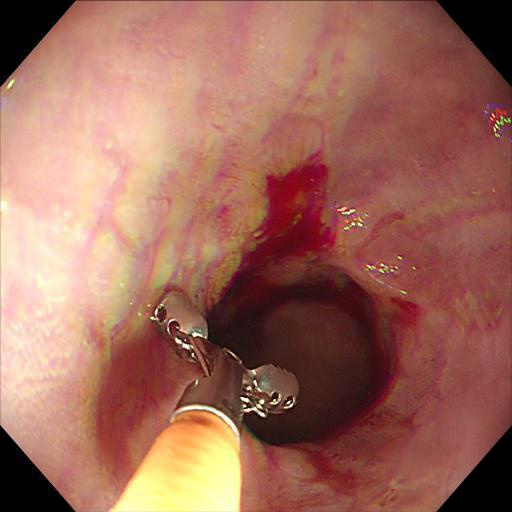
#> input picture balanceoDM/300x300/NO/00021_batch2.-0.jpg, 512 x 512 px; its folder holds only this picture in this run
$ python caracteristicasDM.py   (older library calls are emulated)
#> lines starting #> are read from the running program, lines starting #| are printed output that depends on the picture
# -*- coding: utf-8 -*-
"""
Created on Sat Aug 24 18:44:06 2019

@author: Nataly
"""


import cv2
import numpy as np
import glob
from skimage.feature import greycomatrix, greycoprops
import skimage.feature
from scipy.stats import kurtosis
import statistics as stats
import pywt
import pywt.data
from scipy import ndimage as nd
from skimage import data
from skimage.util import img_as_float
from skimage.filters import gabor_kernel
from scipy.linalg import hadamard
from numpy.linalg import norm
from scipy.stats import linregress
import math
import pylab as py

import sys
sys.path.insert(1,'C:/Users/Nataly/Documents/Trabajo-de-grado_Artefactos/funciones')
from yolovoc import yolo2voc
from readboxes import read_boxes
from rOI import ROI
from ventaneo import ventaneoo
from agregaceros import agregarceros
from filtromedianaa import filtromediana
import pywt
import pywt.data
from numpy import linalg as LA
from scipy.stats import skew
from scipy.stats import kurtosis
from scipy import stats
from skimage.measure import compare_ssim as ssim
from skimage.filters.rank import median
from skimage.morphology import disk

def Fourier(inA):
    f = np.fft.fft2(inA)
    fshift = np.fft.fftshift(f)
    fourier = 20*np.log(np.abs(fshift))
    fourier=fourier.astype(np.uint8)
    return fourier
def DFT(img):
    f = np.fft.fft2(img)
    fshift = np.fft.fftshift(f)
    rows, cols = img.shape
    crow,ccol = int(rows/2) , int(cols/2)
    print(rows,cols,crow,ccol)
    fshift[crow-30:crow+30, ccol-30:ccol+30] = 0
    f_ishift = np.fft.ifftshift(fshift)
    img_back = np.fft.ifft2(f_ishift)
    img_back = np.abs(img_back)
    return img_back

def GLCM (imA):
    a=int(np.max(imA))
    g = skimage.feature.greycomatrix(imA, [1], [0], levels=a+1, symmetric=False, normed=True)
    contraste=skimage.feature.greycoprops(g, 'contrast')[0][0]
    energia=skimage.feature.greycoprops(g, 'energy')[0][0]
    homogeneidad=skimage.feature.greycoprops(g, 'homogeneity')[0][0]
    correlacion=skimage.feature.greycoprops(g, 'correlation')[0][0]
    disimi= greycoprops(g, 'dissimilarity')
    ASM= greycoprops(g, 'ASM')
    entropia=skimage.measure.shannon_entropy(g)
    return g,contraste,energia,homogeneidad, correlacion, disimi, ASM,entropia

def azimuthalAverage(image, center=None):
    # Calculate the indices from the image
    y, x = np.indices(image.shape)

    if not center:
        center = np.array([(x.max()-x.min())/2.0, (y.max()-y.min())/2.0])

    r = np.hypot(x - center[0], y - center[1])

    # Get sorted radii
    ind = np.argsort(r.flat)
    r_sorted = r.flat[ind]
    i_sorted = image.flat[ind]

    # Get the integer part of the radii (bin size = 1)
    r_int = r_sorted.astype(int)

    # Find all pixels that fall within each radial bin.
    deltar = r_int[1:] - r_int[:-1]  # Assumes all radii represented
    rind = np.where(deltar)[0]       # location of changed radius
    nr = rind[1:] - rind[:-1]        # number of radius bin

    # Cumulative sum to figure out sums for each radius bin
    csim = np.cumsum(i_sorted, dtype=float)
    tbin = csim[rind[1:]] - csim[rind[:-1]]

    radial_prof = tbin / nr

    return radial_prof

def SingularValueFeature(A):
    #import numpy.linalg as svd
    k,k1=A.shape
    U,s,V=np.linalg.svd(A,full_matrices=False)
    #print(U.shape,s.shape,V.shape)
    reconst_matrix=np.dot(U[:,:k],np.dot(np.diag(s[:k]),V[:k,:]))
    return  reconst_matrix,s
def HOP(image):
    import matplotlib.pyplot as plt
    from skimage.feature import hog
    from skimage import data, exposure
    #image = data.astronaut()
    fd, hog_image = hog(image, orientations=8, pixels_per_cell=(16, 16),
                        cells_per_block=(1, 1), visualize=True, multichannel=True)
    hog_image_rescaled = exposure.rescale_intensity(hog_image, in_range=(0, 10))
    return hog_image_rescaled

def find_nearest(array,value):
    idx = (np.abs(array-value)).argmin()
    return array[idx]

def L2norm2images(aa,bb,pp,LH,LL):
    su=0
    sur=0
    p=pp
    for f in range(aa):
        for c in range(bb):
            sur=abs(LH[f,c]**(p))+sur
            su=abs(LL[f,c]**(p))+su
    sur=sur**(1/p)
    su=su**(1/p)
    beta1=sur/su
    dif=su-sur
    return beta1,dif

def mse(imageA, imageB):
	err = np.sum((imageA.astype("float") - imageB.astype("float")) ** 2)
	err /= float(imageA.shape[0] * imageA.shape[1])
	return err

contrastTF=[]
energiTF=[]
homogeneiTF=[]
correlaciTF=[]
disiTF=[]
ASTF=[]
entropTF=[]

contrastDFT=[]
energiDFT=[]
homogeneiDFT=[]
correlaciDFT=[]
disiDFT=[]
ASDFT=[]
entropDFT=[]

contrast=[]
energi=[]
homogenei=[]
correlaci=[]
disi=[]
AS=[]
entrop=[]


l2waveletLL=[]
l2waveletLH=[]
l2waveletHL=[]
l2waveletHH=[]
l2altas=[]
l2bajas=[]
difwaveletLH=[]
difwaveletHL=[]
difwaveletHH=[]
mediaLL=[]
mediaLH=[]
mediaHL=[]
mediaHH=[]
mediaaltas=[]
mediabajas=[]
varLL=[]
varLH=[]
varHL=[]
varHH=[]
varbajas=[]
varaltas=[]
entropiaLL=[]
entropiaLH=[]
entropiaHL=[]
entropiaHH=[]
entropiabajas=[]
entropiaaltas=[]


beta=[]
sumas=[]
media=[]
mediana=[]
destan=[]
var=[]
l2=[]


varlaplacianargb=[]
varlaplacianaV=[]

betaHOP=[]
sumasHOP=[]
mediaHOP=[]
medianaHOP=[]
destanHOP=[]
varHOP=[]
l2HOP=[]


valorintensidadHFOUR=[]
valorpicoHFOUR=[]
sumasHFOUR=[]
mediaHFOUR=[]
medianaHFOUR=[]
destanHFOUR=[]
varHFOUR=[]
asimetriaHFOUR=[]
kurtosHFOUR=[]
betadmHFOUR=[]


valorintensidadHDFT=[]
valorpicoHDFT=[]
sumasHDFT=[]
mediaHDFT=[]
medianaHDFT=[]
destanHDFT=[]
varHDFT=[]
asimetriaHDFT=[]
kurtosHDFT=[]
betadmHDFT=[]


valorintensidadEDFT=[]
#valorpicoEDFT=[]
sumasEDFT=[]
mediaEDFT=[]
medianaEDFT=[]
destanEDFT=[]
varEDFT=[]
betadmEDFT=[]
asimetriaEDFT=[]
kurtosEDFT=[]
pendientereEDFT=[]
maxderivadaEDFT=[]


betaDWHT=[]
DiferenciaDWHT=[]
errorCuadraticoDWHT=[]
sSIMDWHT=[]


betanor=[]
Diferencianor=[]
errorCuadraticonor=[]
sSIMnor=[]
import matplotlib.pyplot as plt

for imgfile in glob.glob("*.jpg"):
    im = cv2.imread(imgfile)
#> im is the input picture: shape (512, 512, 3); mean B, G, R 91, 106.2, 159.4
    aa,bb,c = im.shape
    croppedrgb=im
    im=cv2.normalize(im, None, 0, 255, norm_type=cv2.NORM_MINMAX, dtype=cv2.CV_8UC3)
    croppedrgb=im.copy()
    HSV=cv2.cvtColor(im,cv2.COLOR_RGB2HSV)
#> HSV: shape (512, 512, 3); mean H, S, V 109, 116.8, 159.4
    H,S,cropped=cv2.split(HSV)
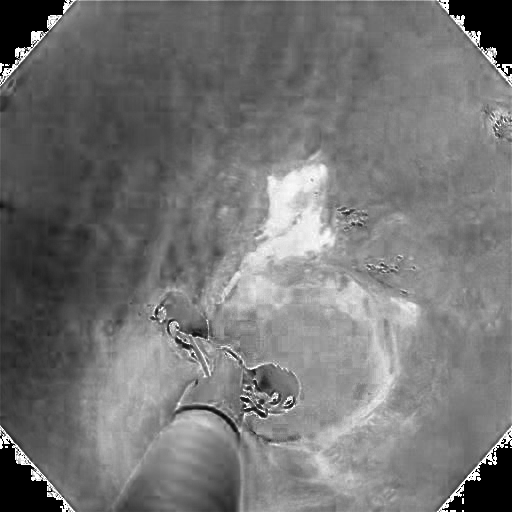
#> S: shape (512, 512); min 0, max 255, mean 116.8
#    plt.imshow(cropped,'Greys')
#    plt.show()
    """TF"""
    cropFou=Fourier(cropped)
#> in Fourier, `fourier=fourier.astype(np.uint8)`:
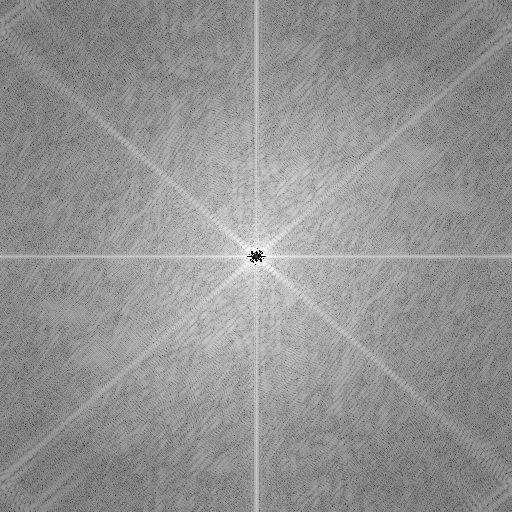
#> fourier: shape (512, 512); min 0, max 255, mean 147.4
    g,contraste,energia,homogeneidad, correlacion, disimi, ASM,entropia=GLCM(cropFou)
#> in GLCM, `a=int(np.max(imA))`: a = 255
#> in GLCM, `contraste=skimage.feature.greycoprops(g, 'contrast')[0][0]`: contraste = 305
#> in GLCM, `energia=skimage.feature.greycoprops(g, 'energy')[0][0]`: energia = 0.0167
#> in GLCM, `homogeneidad=skimage.feature.greycoprops(g, 'homogeneity')[0][0]`: homogeneidad = 0.0833
#> in GLCM, `correlacion=skimage.feature.greycoprops(g, 'correlation')[0][0]`: correlacion = 0.701
#> in GLCM, `disimi= greycoprops(g, 'dissimilarity')`: disimi = [12.91]
#> in GLCM, `ASM= greycoprops(g, 'ASM')`: ASM = [0.000279]
#> in GLCM, `entropia=skimage.measure.shannon_entropy(g)`: entropia = 1.69
#> contraste = 305; energia = 0.0167; homogeneidad = 0.0833; correlacion = 0.701; disimi = [12.91]; ASM = [0.000279]; entropia = 1.69
    contrastTF.append(contraste)
    energiTF.append(energia)
    homogeneiTF.append(homogeneidad)
    correlaciTF.append(correlacion)
    disiTF.append(disimi)
    ASTF.append(ASM)
    entropTF.append(entropia)
    """DF"""
    cropFou2=DFT(cropped)
#| 512 512 256 256
    cropFou2= cropFou2.astype(np.uint8)
#    plt.imshow(cropFou2)
#    plt.show()
    g2,contraste2,energia2,homogeneidad2, correlacion2, disimi2, ASM2,entropia2=GLCM(cropFou2)
#> contraste2 = 27.96; energia2 = 0.169; homogeneidad2 = 0.48; correlacion2 = 0.805; disimi2 = [2.25]; ASM2 = [0.0285]; entropia2 = 1.21
    contrastDFT.append(contraste2)
    energiDFT.append(energia2)
    homogeneiDFT.append(homogeneidad2)
    correlaciDFT.append(correlacion2)
    disiDFT.append(disimi2)
    ASDFT.append(ASM2)
    entropDFT.append(entropia2)
    """ Sin"""
    cropSinFou=cropped.copy()
    g3,contraste3,energia3,homogeneidad3, correlacion3, disimi3, ASM3,entropia3=GLCM(cropSinFou)
#> contraste3 = 50.81; energia3 = 0.0536; homogeneidad3 = 0.446; correlacion3 = 0.994; disimi3 = [2.71]; ASM3 = [0.00288]; entropia3 = 1.34
    contrast.append(contraste3)
    energi.append(energia3)
    homogenei.append(homogeneidad3)
    correlaci.append(correlacion3)
    disi.append(disimi3)
    AS.append(ASM3)
    entrop.append(entropia3)
    """Wavelet"""
    coeffs2 = pywt.dwt2(cropped, 'bior1.3')
    LL, (LH, HL, HH) = coeffs2
    bajasfrec=LL.copy()
    altasfrec=LH+HL+HH
    l2waveletLL.append(LA.norm(LL))
    l2waveletLH.append(LA.norm(LH))
    l2waveletHL.append(LA.norm(HL))
    l2waveletHH.append(LA.norm(HH))
    l2altas.append(LA.norm(altasfrec))
    l2bajas.append(LA.norm(bajasfrec))
    pp=2
    aal,bbl=LL.shape
    beta1,dif=L2norm2images(aal,bbl,pp,LH,LL)
#> after the loop in L2norm2images, `for f in range(aa):`: su = 7.86e+09; sur = 3983969.5
#> in L2norm2images, `sur=sur**(1/p)`: sur = 1996
#> in L2norm2images, `su=su**(1/p)`: su = 88634.1
#> in L2norm2images, `beta1=sur/su`: beta1 = 0.0225
#> in L2norm2images, `dif=su-sur`: dif = 86638.1
#> beta1 = 0.0225; dif = 86638.1
    difwaveletLH.append(dif)
    beta2,dif2=L2norm2images(aal,bbl,pp,HL,LL)
#> beta2 = 0.0204; dif2 = 86827.3
    difwaveletHL.append(dif2)
    beta3,dif3=L2norm2images(aal,bbl,pp,HH,LL)
#> beta3 = 0.00862; dif3 = 87870
    difwaveletHH.append(dif3)
    mediaLL.append(np.mean(LL))
    mediaLH.append(np.mean(LH))
    mediaHL.append(np.mean(HL))
    mediaHH.append(np.mean(HH))
    mediaaltas.append(np.mean(altasfrec))
    mediabajas.append(np.mean(bajasfrec))
    varLL.append(np.var(LL))
    varLH.append(np.var(LH))
    varHL.append(np.var(HL))
    varHH.append(np.var(HH))
    varbajas.append(np.var(bajasfrec))
    varaltas.append(np.var(altasfrec))
    entropiaLL.append(skimage.measure.shannon_entropy(LL))
    entropiaLH.append(skimage.measure.shannon_entropy(LH))
    entropiaHL.append(skimage.measure.shannon_entropy(HL))
    entropiaHH.append(skimage.measure.shannon_entropy(HH))
    entropiaaltas.append(skimage.measure.shannon_entropy(altasfrec))
    entropiabajas.append(skimage.measure.shannon_entropy(bajasfrec))

    """SVD"""
    B,T=SingularValueFeature(cropped)
#> in SingularValueFeature, `U,s,V=np.linalg.svd(A,full_matrices=False)`:
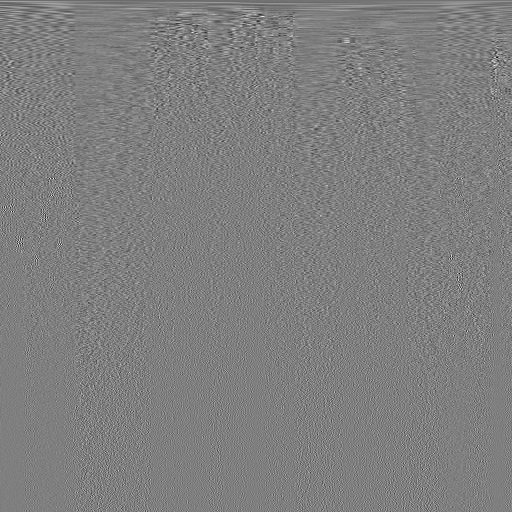
#> V: shape (512, 512) float64; min -0.373, max 0.374, mean -7.33e-05; drawn with min black and max white
#> in SingularValueFeature, `U,s,V=np.linalg.svd(A,full_matrices=False)`: s = 512 values, max 84517.7 at index 0, min 0.00219 at index 511, mean 394.4
#> T has the same summary as s in SingularValueFeature
    T=T.tolist()
    u=np.max(T)
#> u = 84517.7
    TT= T.index(u)
#> TT = 0
    if TT==0:
       betadm=T[TT]/sum(T)
#> betadm = 0.419
    else:
        betadm=sum(T[0:TT])/sum(T)
    beta.append(betadm)
    sumas.append(sum(T))
    media.append(np.mean(T))
    mediana.append(np.median(T))
    destan.append(np.std(T))
    var.append(np.var(T))
    l2.append(LA.norm(T))
    """ Varianza Lap"""
    varlaplacianargb.append(cv2.Laplacian(croppedrgb, cv2.CV_64F).var())
    varlaplacianaV.append(cv2.Laplacian(cropped, cv2.CV_64F).var())
    """ HOP"""
    gradiente=HOP(croppedrgb)
#> in HOP, `fd, hog_image = hog(image, orientations=8, pixels_per_cell=(16, 16), c..`:
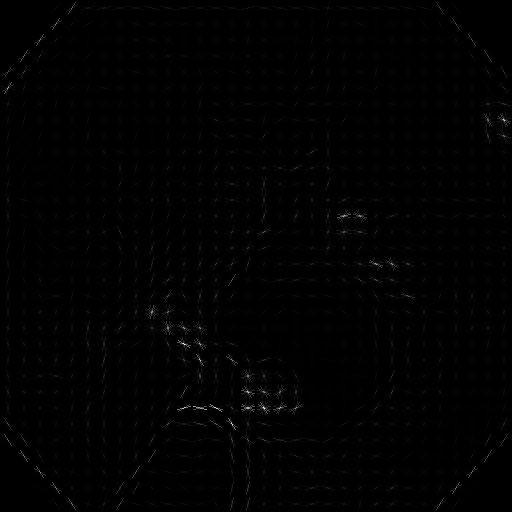
#> hog_image: shape (512, 512) float64; min 0, max 68.08, mean 0.5; drawn with min black and max white
#> in HOP, `fd, hog_image = hog(image, orientations=8, pixels_per_cell=(16, 16), c..`: fd = 8192 values, max 1 at index 238, min 0 at index 0, mean 0.331
#> in HOP, `hog_image_rescaled = exposure.rescale_intensity(hog_image, in_range=(0..`:
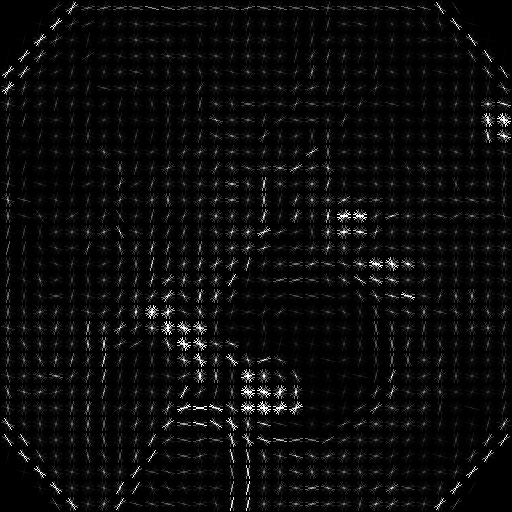
#> hog_image_rescaled: shape (512, 512) float64; min 0, max 1, mean 0.0439
    TT=gradiente.tolist()
#> TT = 512 items
    uu=np.max(TT)
#> uu = 1
    sumasHOP.append(sum(gradiente))
    mediaHOP.append(np.mean(gradiente))
    medianaHOP.append(np.median(gradiente))
    destanHOP.append(np.std(gradiente))
    varHOP.append(np.var(gradiente))
    l2HOP.append(LA.norm(gradiente))

    """ Histograma FOURIER"""
    #FT
    croppedHOUR=Fourier(cropped)
    hist = cv2.calcHist([croppedHOUR],[0],None,[256],[0,255])
#> hist = 256 values, max 5628 at index 142, min 0 at index 11, mean 1024
    hisa=hist.copy()
#> hisa has the same summary as hist
    hist=hist.tolist()
#> hist = 256 items, first 6: [4], [10], [4], [10], [2], [6]
    uHOUR=np.max(hist)
#> uHOUR = 5628
    hi=hist.index( uHOUR)
#> hi = 142
    valorintensidadHFOUR.append(hi)
    valorpicoHFOUR.append(hisa[hi])
    if hi==0:
       betadmHFOUR.append(hisa[hi]/sum(hisa))
    else:
        betadmHFOUR.append(sum(hisa[0:hi])/sum(hisa))
    asimetriaHFOUR.append(skew(hisa))
    kurtosHFOUR.append(kurtosis(hisa))
    sumasHFOUR.append(sum(hisa))
    mediaHFOUR.append(np.mean(hisa))
    medianaHFOUR.append(np.median(hisa))
    destanHFOUR.append(np.std(hisa))
    varHFOUR.append(np.var(hisa))
    #dft
    croppedHDFT=DFT(cropped)
#| 512 512 256 256
    croppedHDFT=croppedHDFT.astype(np.uint8)
    histDFT = cv2.calcHist([croppedHDFT],[0],None,[256],[0,255])
#> histDFT = 256 values, max 57892 at index 1, min 0 at index 141, mean 1024
    hisaDFT=histDFT.copy()
#> hisaDFT has the same summary as histDFT
    histDFT=histDFT.tolist()
#> histDFT = 256 items, first 6: [40078], [57892], [44282], [31309], [22086], [15199]
    uDFT=np.max(histDFT)
#> uDFT = 57892
    hiDFT=histDFT.index(uDFT)
#> hiDFT = 1
    valorintensidadHDFT.append(hiDFT)
    valorpicoHDFT.append(hisaDFT[hiDFT])
    if hiDFT==0:
       betadmHDFT.append(hisaDFT[hiDFT]/sum(hisaDFT))
    else:
        betadmHDFT.append(sum(hisaDFT[0:hiDFT])/sum(hisaDFT))
    asimetriaHDFT.append(skew(hisaDFT))
    kurtosHDFT.append(kurtosis(hisaDFT))
    sumasHDFT.append(sum(hisaDFT))
    mediaHDFT.append(np.mean(hisaDFT))
    medianaHDFT.append(np.median(hisaDFT))
    destanHDFT.append(np.std(hisaDFT))
    varHDFT.append(np.var(hisaDFT))

    """ Especro de poencias"""
    img_backc=DFT(cropped)
#| 512 512 256 256
    jc=azimuthalAverage(img_backc)
#> in azimuthalAverage, `tbin = csim[rind[1:]] - csim[rind[:-1]]`: tbin = 360 values, max 13319.9 at index 254, min 9.09 at index 359, mean 3581.6
#> in azimuthalAverage, `radial_prof = tbin / nr`: radial_prof = 360 values, max 25.4 at index 304, min 0.994 at index 353, mean 4.93
#> jc has the same summary as radial_prof in azimuthalAverage
    mediaEDFT.append(np.mean(jc))
    medianaEDFT.append(np.median(jc))
    destanEDFT.append(np.std(jc))
    varEDFT.append(np.var(jc))
    asimetriaEDFT.append(skew(jc))
    kurtosEDFT.append(kurtosis(jc))
    gradientec=np.gradient(jc)
#> gradientec = 360 values, max 5.05 at index 300, min -4.65 at index 306, mean -0.00457
    alfapma=np.max(gradientec)
#> alfapma = 5.05
    xsc=np.arange(len(jc))
#> xsc = 360 values from 0 to 359
    slopec = linregress(xsc, jc)[0]  # slope in units of y / x
#> slopec = 0.00175
    slope_anglec = math.atan(slopec)  # slope angle in radians
#> slope_anglec = 0.00175
    alfap = math.degrees(slope_anglec)
#> alfap = 0.1
    pendientereEDFT.append(alfap)
    maxderivadaEDFT.append(alfapma)


    """ DWHTs"""
    tamañoa1A=2**5
    tamañoa1B=2**5
    HN=hadamard(tamañoa1A, dtype=complex).real
    HT=np.transpose(HN)
    aaa = cv2.resize(cropped,( tamañoa1A, tamañoa1B))
    WHT=HN*aaa
    bbb = cv2.GaussianBlur(aaa,(5,5),2.5)
    WHTr=HT*bbb
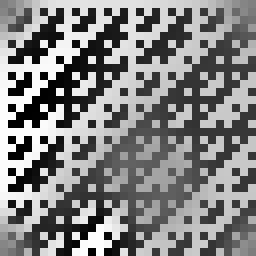
#> WHTr: shape (32, 32) float64 (shown 8 times larger); min -254, max 255, mean 7.5; drawn with min black and max white
    p1=0.76
    beta1W,difW=L2norm2images(tamañoa1A,tamañoa1B,p1,WHTr,WHT)
#> beta1W = nan; difW = nan
    betaDWHT.append(beta1W)
    DiferenciaDWHT.append(difW)
    errorCuadraticoDWHT.append(mse(WHTr,WHT))
#> in mse, `err = np.sum((imageA.astype("float") - imageB.astype("float")) ** 2)`: err = 431704
#> in mse, `err /= float(imageA.shape[0] * imageA.shape[1])`: err = 421.6
    sSIMDWHT.append(ssim(WHTr,WHT))
    """ sin DWTs"""
    aa4=cropped.copy()
#    bb = cv2.GaussianBlur(aa,(5,5),2.5)
    bb4=median(aa4, disk(20))
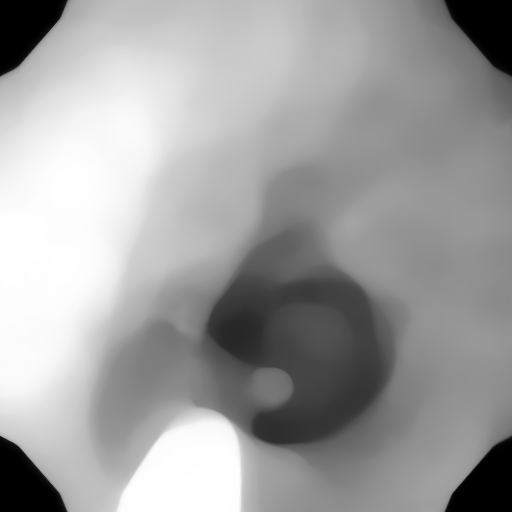
#> bb4: shape (512, 512); min 0, max 255, mean 159.9
    beta1nor,difnor=L2norm2images(aa,bb,p1,bb4,aa4)
#> beta1nor = 1; difnor = -9074076.9
    betanor.append(beta1nor)
    Diferencianor.append(difnor)
    errorCuadraticonor.append(mse(bb4,aa4))
    sSIMnor.append(ssim(bb4,aa4))

#%%
import pandas as pd
datos = {'ContrasteTF':contrastTF,
         'Energia':energiTF,
         'Homogeneidad':homogeneiTF,
         'Correlación':correlaciTF,
         'Disimilitud':disiTF,
         'ASM':ASTF,
         'Entropia':entropTF,
         'ContrasteDFT':contrastDFT,
         'EnergiaDFT':energiDFT,
         'HomogeneidadDFT':homogeneiDFT,
         'CorrelaciónDFT':correlaciDFT,
         'DisimilitudDFT':disiDFT,
         'ASMDFT':ASDFT,
         'EntropiaDFT':entropDFT,
         'ContrasteSF':contrast,
         'EnergiaSF':energi,
         'HomogeneidadSF':homogenei,
         'CorrelaciónSF':correlaci,
         'DisimilitudSF':disi,
         'ASMSF':AS,
         'EntropiaSF':entrop,
         'l2waveletLL':l2waveletLL,
         'l2waveletLH':l2waveletLH,
         'l2waveletHL':l2waveletHL,
         'l2waveletHH':l2waveletHH,
         'l2altas':l2altas,
         'l2bajas':l2bajas,
         'difwaveletLH':difwaveletLH,
         'difwaveletHL':difwaveletHL,
         'difwaveletHH':difwaveletHH,
         'mediaLL':mediaLL,
         'mediaLH':mediaLH,
         'mediaHL':mediaHL,
         'mediaHH':mediaHH,
         'mediaaltas':mediaaltas,
         'mediabajas':mediabajas,
         'varLL':varLL,
         'varLH':varLH,
         'varHL':varHL,
         'varHH':varHH,
         'varbajas':varbajas,
         'varaltas':varaltas,
         'entropiaLL':entropiaLL,
         'entropiaLH':entropiaLH,
         'entropiaHL':entropiaHL,
         'entropiaHH':entropiaHH,
         'entropiabajas':entropiabajas,
         'entropiaaltas':entropiaaltas,
         'beta':beta,
         'sumas':sumas,
         'media':media,
         'mediana':mediana,
         'destan':destan,
         'var':var,
         'l2':l2,
         'varlaplacianargb':varlaplacianargb,
         'varlaplacianaV':varlaplacianaV,
#         'betaHOP':betaHOP,
         'sumasHOP':sumasHOP,
         'mediaHOP':mediaHOP,
         'medianaHOP':medianaHOP,
         'destanHOP':destanHOP,
         'varHOP':varHOP,
         'l2HOP':l2HOP,
         'valorintensidadHFOUR':valorintensidadHFOUR,
         'valorpicoHFOUR':valorpicoHFOUR,
         'sumasHFOUR':sumasHFOUR,
         'mediaHFOUR':mediaHFOUR,
         'medianaHFOUR':medianaHFOUR,
         'destanHFOUR':destanHFOUR,
         'varHFOUR':varHFOUR,
         'asimetriaHFOUR':asimetriaHFOUR,
         'kurtosHFOUR':kurtosHFOUR,
         'betadmHFOUR':betadmHFOUR,
         'valorintensidadHDFT':valorintensidadHDFT,
         'valorpicoHDFT':valorpicoHDFT,
         'sumasHDFT':sumasHDFT,
         'mediaHDFT':mediaHDFT,
         'medianaHDFT':medianaHDFT,
         'destanHDFT':destanHDFT,
         'varHDFT':varHDFT,
         'asimetriaHDFT':asimetriaHDFT,
         'kurtosHDFT':kurtosHDFT,
         'betadmHDFT':betadmHDFT,
#         'valorintensidadEDFT':valorintensidadEDFT,
#         'valorpicoEDFT':valorpicoEDFT,
#         'sumasEDFT':sumasEDFT,
         'mediaEDFT':mediaEDFT,
         'medianaEDFT':medianaEDFT,
         'destanEDFT':destanEDFT,
         'varEDFT':varEDFT,
#         'betadmEDFT': betadmEDFT,
         'asimetriaEDFT':asimetriaEDFT,
         'kurtosEDFT':kurtosEDFT,
         'pendientereEDFT':pendientereEDFT,
         'maxderivadaEDFT':maxderivadaEDFT,

         'betaDWHT':betaDWHT,
         'DiferenciaDWHT':DiferenciaDWHT,
         'errorCuadraticoDWHT':errorCuadraticoDWHT,
         'sSIMDWHT':sSIMDWHT,
         'betaN':betanor,
         'DiferenciaN':Diferencianor,
         'errorCuadraticoN':errorCuadraticonor,
         'sSIMN':sSIMnor,
         }

datos = pd.DataFrame(datos)
#> datos = table of 1 rows and 99 columns
#datos.to_excel('GLCMRES.xlsx')
datos.to_excel('Caracateristicas_DM_300x300.xlsx')
